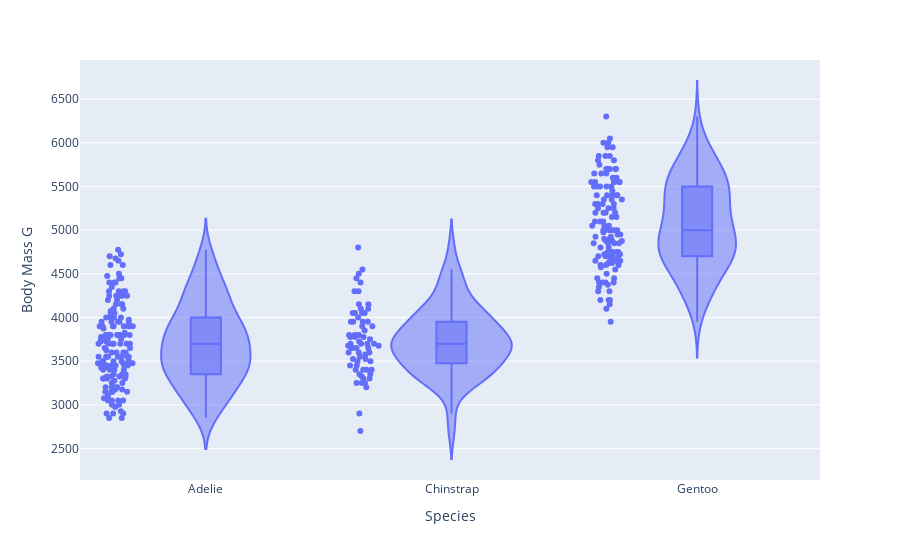

Source (notebook cell):
### Code cell
px.violin(df, x="Species", y="Body Mass G", box=True, points="all").show()

### Figure 1 — Plotly figure (JSON) as saved in the notebook; plotly's stock layout.template omitted (floating-point values rounded to 4 significant figures; data arrays with more than 128 entries replaced by an {"elided": "..."} marker saying what was removed)
{"data": [{"alignmentgroup": "True", "box": {"visible": true}, "hovertemplate": "Species=%{x}<br>Body Mass G=%{y}<extra></extra>", "legendgroup": "", "marker": {"color": "#636efa"}, "name": "", "offsetgroup": "", "orientation": "v", "points": "all", "scalegroup": "True", "showlegend": false, "type": "violin", "x": {"elided": "344 str values"}, "x0": " ", "xaxis": "x", "y": {"elided": "344 float values"}, "y0": " ", "yaxis": "y"}], "layout": {"legend": {"tracegroupgap": 0}, "margin": {"t": 60}, "violinmode": "group", "xaxis": {"anchor": "y", "domain": [0, 1], "title": {"text": "Species"}}, "yaxis": {"anchor": "x", "domain": [0, 1], "title": {"text": "Body Mass G"}}}}
